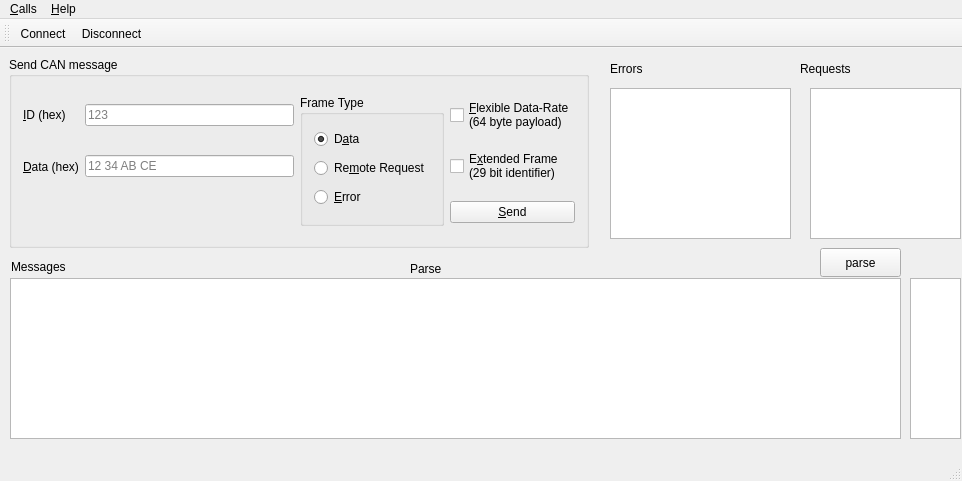
<?xml version="1.0" encoding="UTF-8"?>
<ui version="4.0">
 <class>MainWindow</class>
 <widget class="QMainWindow" name="MainWindow">
  <property name="geometry">
   <rect>
    <x>0</x>
    <y>0</y>
    <width>962</width>
    <height>481</height>
   </rect>
  </property>
  <property name="windowTitle">
   <string>CAN Example</string>
  </property>
  <widget class="QWidget" name="centralWidget">
   <widget class="QGroupBox" name="sendMessagesBox">
    <property name="geometry">
     <rect>
      <x>9</x>
      <y>9</y>
      <width>580</width>
      <height>191</height>
     </rect>
    </property>
    <property name="title">
     <string>Send CAN message</string>
    </property>
    <layout class="QHBoxLayout" name="horizontalLayout">
     <item>
      <layout class="QGridLayout" name="gridLayout">
       <item row="0" column="0">
        <widget class="QLabel" name="label">
         <property name="text">
          <string>&amp;ID (hex)</string>
         </property>
         <property name="buddy">
          <cstring>idEdit</cstring>
         </property>
        </widget>
       </item>
       <item row="0" column="1">
        <widget class="QLineEdit" name="idEdit">
         <property name="placeholderText">
          <string>123</string>
         </property>
        </widget>
       </item>
       <item row="0" column="2" rowspan="3">
        <widget class="QGroupBox" name="groupBox">
         <property name="title">
          <string>Frame Type</string>
         </property>
         <property name="checkable">
          <bool>false</bool>
         </property>
         <layout class="QVBoxLayout" name="verticalLayout">
          <item>
           <widget class="QRadioButton" name="dataFrame">
            <property name="text">
             <string>D&amp;ata</string>
            </property>
            <property name="checked">
             <bool>true</bool>
            </property>
           </widget>
          </item>
          <item>
           <widget class="QRadioButton" name="remoteFrame">
            <property name="text">
             <string>Re&amp;mote Request</string>
            </property>
           </widget>
          </item>
          <item>
           <widget class="QRadioButton" name="errorFrame">
            <property name="text">
             <string>&amp;Error</string>
            </property>
           </widget>
          </item>
         </layout>
        </widget>
       </item>
       <item row="0" column="3">
        <widget class="QCheckBox" name="fdBox">
         <property name="text">
          <string>&amp;Flexible Data-Rate
(64 byte payload)</string>
         </property>
        </widget>
       </item>
       <item row="1" column="3">
        <widget class="QCheckBox" name="effBox">
         <property name="toolTip">
          <string>Allow extended frames with 29 bit identifier.
Otherwise, the standard format with 11 bit idenfier is used.</string>
         </property>
         <property name="text">
          <string>E&amp;xtended Frame
(29 bit identifier)</string>
         </property>
        </widget>
       </item>
       <item row="2" column="3">
        <widget class="QPushButton" name="sendButton">
         <property name="text">
          <string>&amp;Send</string>
         </property>
        </widget>
       </item>
       <item row="1" column="1">
        <widget class="QLineEdit" name="lineEdit">
         <property name="placeholderText">
          <string>12 34 AB CE</string>
         </property>
        </widget>
       </item>
       <item row="1" column="0">
        <widget class="QLabel" name="label_2">
         <property name="text">
          <string>&amp;Data (hex)</string>
         </property>
         <property name="buddy">
          <cstring>lineEdit</cstring>
         </property>
        </widget>
       </item>
      </layout>
     </item>
    </layout>
   </widget>
   <widget class="QLabel" name="label_4">
    <property name="geometry">
     <rect>
      <x>11</x>
      <y>208</y>
      <width>72</width>
      <height>21</height>
     </rect>
    </property>
    <property name="text">
     <string>Messages</string>
    </property>
   </widget>
   <widget class="QLabel" name="label_6">
    <property name="geometry">
     <rect>
      <x>610</x>
      <y>10</y>
      <width>41</width>
      <height>21</height>
     </rect>
    </property>
    <property name="text">
     <string>Errors</string>
    </property>
   </widget>
   <widget class="QListWidget" name="receiveList">
    <property name="geometry">
     <rect>
      <x>10</x>
      <y>230</y>
      <width>891</width>
      <height>161</height>
     </rect>
    </property>
   </widget>
   <widget class="QListWidget" name="requestList">
    <property name="enabled">
     <bool>true</bool>
    </property>
    <property name="geometry">
     <rect>
      <x>810</x>
      <y>40</y>
      <width>151</width>
      <height>151</height>
     </rect>
    </property>
   </widget>
   <widget class="QListWidget" name="errorList">
    <property name="geometry">
     <rect>
      <x>610</x>
      <y>40</y>
      <width>181</width>
      <height>151</height>
     </rect>
    </property>
   </widget>
   <widget class="QLabel" name="label_5">
    <property name="geometry">
     <rect>
      <x>800</x>
      <y>10</y>
      <width>66</width>
      <height>21</height>
     </rect>
    </property>
    <property name="text">
     <string>Requests</string>
    </property>
   </widget>
   <widget class="QListWidget" name="parseList">
    <property name="enabled">
     <bool>true</bool>
    </property>
    <property name="geometry">
     <rect>
      <x>910</x>
      <y>230</y>
      <width>51</width>
      <height>161</height>
     </rect>
    </property>
   </widget>
   <widget class="QLabel" name="label_7">
    <property name="geometry">
     <rect>
      <x>410</x>
      <y>210</y>
      <width>66</width>
      <height>21</height>
     </rect>
    </property>
    <property name="text">
     <string>Parse</string>
    </property>
   </widget>
   <widget class="QPushButton" name="parseButton">
    <property name="geometry">
     <rect>
      <x>820</x>
      <y>200</y>
      <width>81</width>
      <height>29</height>
     </rect>
    </property>
    <property name="text">
     <string>parse</string>
    </property>
   </widget>
  </widget>
  <widget class="QMenuBar" name="menuBar">
   <property name="geometry">
    <rect>
     <x>0</x>
     <y>0</y>
     <width>962</width>
     <height>27</height>
    </rect>
   </property>
   <widget class="QMenu" name="menuCalls">
    <property name="title">
     <string>&amp;Calls</string>
    </property>
    <addaction name="actionConnect"/>
    <addaction name="actionDisconnect"/>
    <addaction name="separator"/>
    <addaction name="actionQuit"/>
   </widget>
   <widget class="QMenu" name="menuHelp">
    <property name="title">
     <string>&amp;Help</string>
    </property>
    <addaction name="actionAboutQt"/>
   </widget>
   <addaction name="menuCalls"/>
   <addaction name="menuHelp"/>
  </widget>
  <widget class="QToolBar" name="mainToolBar">
   <attribute name="toolBarArea">
    <enum>TopToolBarArea</enum>
   </attribute>
   <attribute name="toolBarBreak">
    <bool>false</bool>
   </attribute>
   <addaction name="actionConnect"/>
   <addaction name="actionDisconnect"/>
  </widget>
  <widget class="QStatusBar" name="statusBar"/>
  <action name="actionConnect">
   <property name="icon">
    <iconset resource="../modbus/slave/slave.qrc">
     <normaloff>:/images/connect.png</normaloff>:/images/connect.png</iconset>
   </property>
   <property name="text">
    <string>&amp;Connect</string>
   </property>
  </action>
  <action name="actionDisconnect">
   <property name="icon">
    <iconset resource="../modbus/slave/slave.qrc">
     <normaloff>:/images/disconnect.png</normaloff>:/images/disconnect.png</iconset>
   </property>
   <property name="text">
    <string>&amp;Disconnect</string>
   </property>
  </action>
  <action name="actionQuit">
   <property name="icon">
    <iconset resource="../modbus/slave/slave.qrc">
     <normaloff>:/images/application-exit.png</normaloff>:/images/application-exit.png</iconset>
   </property>
   <property name="text">
    <string>&amp;Quit</string>
   </property>
  </action>
  <action name="actionAboutQt">
   <property name="text">
    <string>&amp;About Qt</string>
   </property>
  </action>
 </widget>
 <layoutdefault spacing="6" margin="11"/>
 <resources>
  <include location="../modbus/slave/slave.qrc"/>
 </resources>
 <connections/>
</ui>
